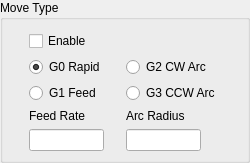
         <widget class="QGroupBox" name="moveTypeGB">
          <property name="sizePolicy">
           <sizepolicy hsizetype="Fixed" vsizetype="Fixed">
            <horstretch>0</horstretch>
            <verstretch>0</verstretch>
           </sizepolicy>
          </property>
          <property name="minimumSize">
           <size>
            <width>250</width>
            <height>0</height>
           </size>
          </property>
          <property name="title">
           <string>Move Type</string>
          </property>
          <property name="alignment">
           <set>Qt::AlignLeading|Qt::AlignLeft|Qt::AlignTop</set>
          </property>
          <layout class="QGridLayout" name="gridLayout_3">
           <property name="bottomMargin">
            <number>9</number>
           </property>
           <item row="1" column="1">
            <widget class="QRadioButton" name="g2RB">
             <property name="sizePolicy">
              <sizepolicy hsizetype="Fixed" vsizetype="Fixed">
               <horstretch>0</horstretch>
               <verstretch>0</verstretch>
              </sizepolicy>
             </property>
             <property name="text">
              <string>G2 CW Arc</string>
             </property>
             <property name="gcode" stdset="0">
              <string>G2</string>
             </property>
            </widget>
           </item>
           <item row="4" column="1">
            <widget class="QLineEdit" name="arcRadiusLE">
             <property name="sizePolicy">
              <sizepolicy hsizetype="Fixed" vsizetype="Fixed">
               <horstretch>0</horstretch>
               <verstretch>0</verstretch>
              </sizepolicy>
             </property>
             <property name="minimumSize">
              <size>
               <width>50</width>
               <height>0</height>
              </size>
             </property>
             <property name="maximumSize">
              <size>
               <width>75</width>
               <height>16777215</height>
              </size>
             </property>
             <property name="autoFillBackground">
              <bool>false</bool>
             </property>
            </widget>
           </item>
           <item row="2" column="1">
            <widget class="QRadioButton" name="g3RB">
             <property name="sizePolicy">
              <sizepolicy hsizetype="Fixed" vsizetype="Fixed">
               <horstretch>0</horstretch>
               <verstretch>0</verstretch>
              </sizepolicy>
             </property>
             <property name="text">
              <string>G3 CCW Arc</string>
             </property>
             <property name="gcode" stdset="0">
              <string>G3</string>
             </property>
            </widget>
           </item>
           <item row="2" column="0">
            <widget class="QRadioButton" name="g1RB">
             <property name="sizePolicy">
              <sizepolicy hsizetype="Fixed" vsizetype="Fixed">
               <horstretch>0</horstretch>
               <verstretch>0</verstretch>
              </sizepolicy>
             </property>
             <property name="text">
              <string>G1 Feed</string>
             </property>
             <property name="gcode" stdset="0">
              <string>G1</string>
             </property>
            </widget>
           </item>
           <item row="4" column="0">
            <widget class="QLineEdit" name="feedLE">
             <property name="sizePolicy">
              <sizepolicy hsizetype="Fixed" vsizetype="Fixed">
               <horstretch>0</horstretch>
               <verstretch>0</verstretch>
              </sizepolicy>
             </property>
             <property name="maximumSize">
              <size>
               <width>75</width>
               <height>16777215</height>
              </size>
             </property>
             <property name="autoFillBackground">
              <bool>false</bool>
             </property>
            </widget>
           </item>
           <item row="3" column="1">
            <widget class="QLabel" name="label_5">
             <property name="text">
              <string>Arc Radius</string>
             </property>
            </widget>
           </item>
           <item row="1" column="0">
            <widget class="QRadioButton" name="g0RB">
             <property name="sizePolicy">
              <sizepolicy hsizetype="Fixed" vsizetype="Fixed">
               <horstretch>0</horstretch>
               <verstretch>0</verstretch>
              </sizepolicy>
             </property>
             <property name="text">
              <string>G0 Rapid</string>
             </property>
             <property name="checked">
              <bool>true</bool>
             </property>
             <property name="gcode" stdset="0">
              <string>G0</string>
             </property>
            </widget>
           </item>
           <item row="3" column="0">
            <widget class="QLabel" name="label_4">
             <property name="text">
              <string>Feed Rate</string>
             </property>
            </widget>
           </item>
           <item row="0" column="0">
            <widget class="QCheckBox" name="moveTypeEnableCB">
             <property name="text">
              <string>Enable</string>
             </property>
            </widget>
           </item>
          </layout>
         </widget>
